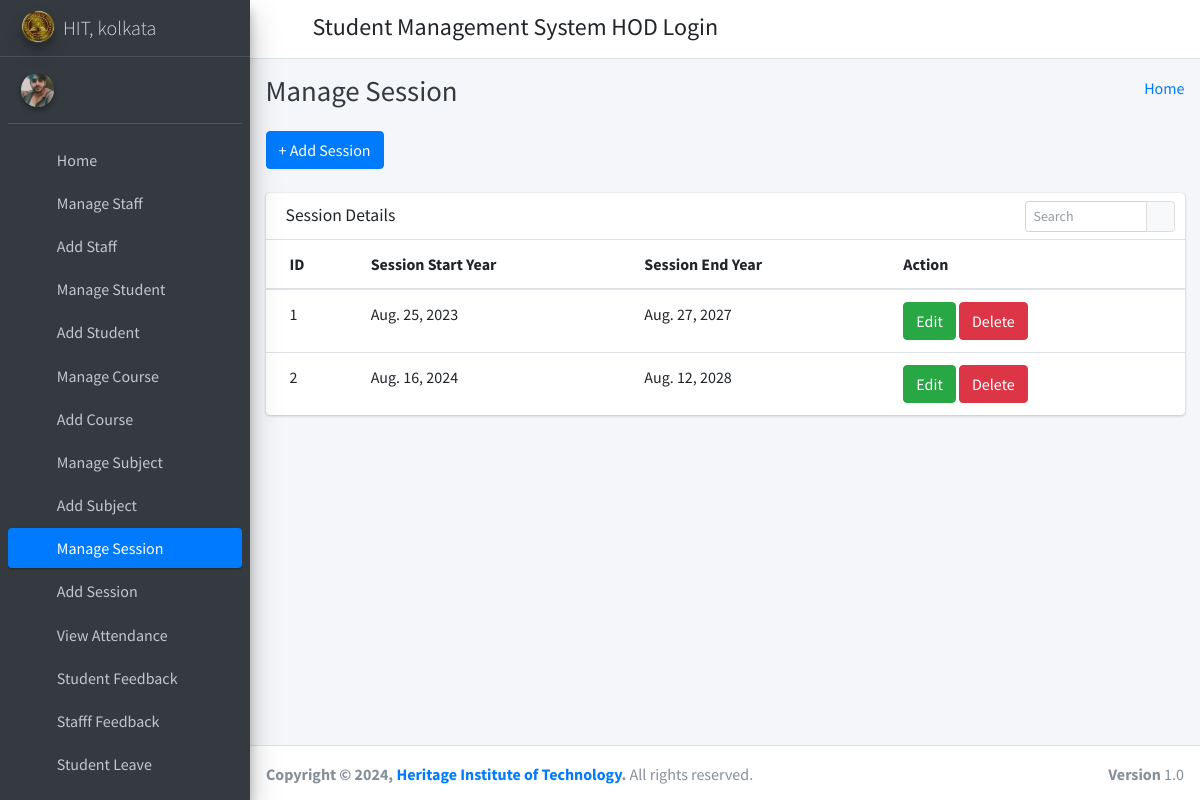
The page /manage_session/ (signed in) on the database its author committed.
### student_management_app/models.py (models this page shows)
class SessionYearModel(models.Model):
    id = models.AutoField(primary_key=True)
    session_start_year = models.DateField()
    session_end_year = models.DateField()
    objects = models.Manager()

### student_management_app/HodViews.py (the view)
# urls.py: path('manage_session/', HodViews.manage_session, name="manage_session"),
def manage_session(request):
    session_years = SessionYearModel.objects.all()
    context = {
        "session_years": session_years
    }
    return render(request, "hod_template/manage_session_template.html", context)

### student_management_app/LoginCheckMiddleWare.py (called while the page is built, shortened)
    def process_view(self, request, view_func, view_args, view_kwargs):
        modulename = view_func.__module__
        user = request.user
        if user.is_authenticated:
            if user.user_type == "1":
                if modulename == "student_management_app.HodViews":
                    pass
                elif modulename == "student_management_app.views" or modulename == "django.views.static":
                    pass
                else:
                    return redirect("admin_home")
            else:
                return redirect("login")
        else:
            if request.path == reverse("login") or request.path == reverse("doLogin"):
                pass
            else:
                return redirect("login")

### student_management_app/templates/hod_template/manage_session_template.html (shortened to what this page needs)
{% extends 'hod_template/base_template.html' %}
{% block page_title %}
    Manage Session
{% endblock page_title %}
{% block main_content %}
{% load static %}
<section class="content">
        <div class="container-fluid">
            <a class="btn btn-primary" href="{% url 'add_session' %}" role="button">+ Add Session</a> <br/>&nbsp;
            <div class="row">
                <div class="col-md-12">
                    <div class="card">
                        <div class="card-header">
                            <h3 class="card-title">Session Details</h3>
                            <div class="card-tools">
                            <div class="input-group input-group-sm" style="width: 150px;">
                                <input type="text" name="table_search" class="form-control float-right" placeholder="Search">
                                <div class="input-group-append">
                                <button type="submit" class="btn btn-default"><i class="fas fa-search"></i></button>
                                </div>
                            </div>
                            </div>
                        </div>
                        <div class="card-body table-responsive p-0">
                            <table class="table table-hover text-nowrap">
                            <thead>
                                <tr>
                                <th>ID</th>
                                <th>Session Start Year</th>
                                <th>Session End Year</th>
                                <th>Action</th>
                                </tr>
                            </thead>
                            <tbody>
                                {% for session_year in session_years %}
                                <tr>
                                <td>{{ session_year.id }}</td>
                                <td>{{ session_year.session_start_year }}</td>
                                <td>{{ session_year.session_end_year }}</td>
                                <td>
                                    <a href="{% url 'edit_session' session_year.id %}" class="btn btn-success">Edit</a>
                                    <a href="{% url 'delete_session' session_year.id %}" class="btn btn-danger">Delete</a>
                                </td>
                                </tr>
                                {% endfor %}
                            </tbody>
                            </table>
                        </div>
                        </div>
                </div>
            </div>
        </div>
      </section>
  {% endblock main_content %}

### rows shown on the page
SessionYearModel: id "1", session_start_year "Aug. 25, 2023", session_end_year "Aug. 27, 2027"
SessionYearModel: id "2", session_start_year "Aug. 16, 2024", session_end_year "Aug. 12, 2028"
